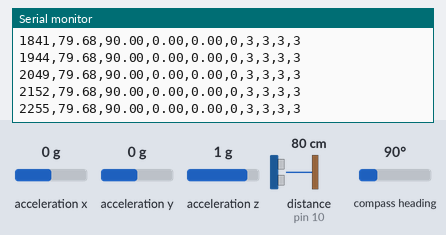
Bench run of a sketch on a simulated Arduino Uno, built with avr-gcc and run on an emulated ATmega328P. On the bench: the last lines printed to the serial monitor. Wiring (inferred from the names in the program): ultrasonic range finder: trigger pin 9; echo pin 10. The test bench sets the inputs (shaded band); at power-on: acceleration x 0 g, distance to the obstacle (sensor on pin 10) 80 cm, acceleration y 0 g, acceleration z 1 g, compass heading 90°. The echo pulse lasts 58.3 µs per cm.

Above: at 2.3 s.
2.4 s: acceleration x set to -1.4 g
At 2.47 s:
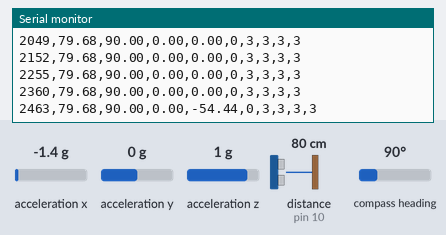
3.9 s: distance to the obstacle (sensor on pin 10) set to 2 cm
At 3.93 s:
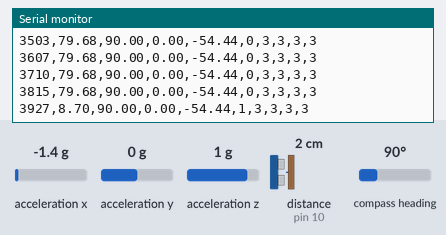
5.4 s: acceleration y set to -1.4 g
At 5.45 s:
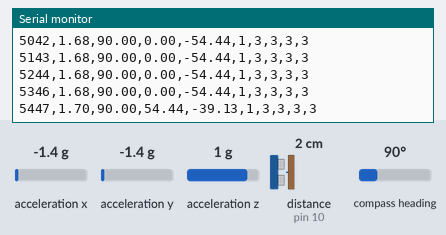
6.9 s: acceleration z set to -1.4 g
At 6.97 s:
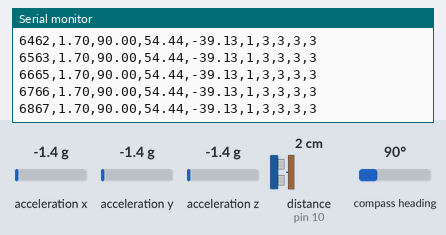
8.4 s: distance to the obstacle (sensor on pin 10) set to 4 cm
At 8.4 s:
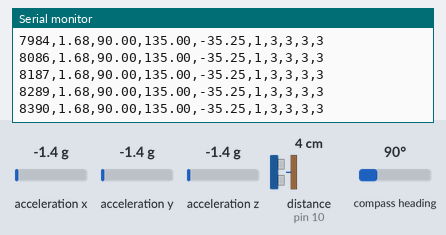
9.9 s: compass heading set to 7°
At 9.93 s:
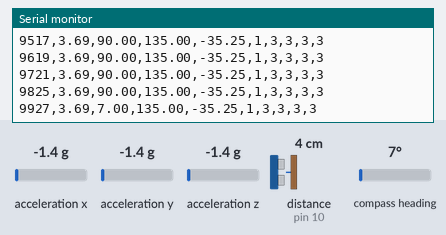
Timing chart, 0 to 12.9 s (numbered marks = the images above; inputs shaded):
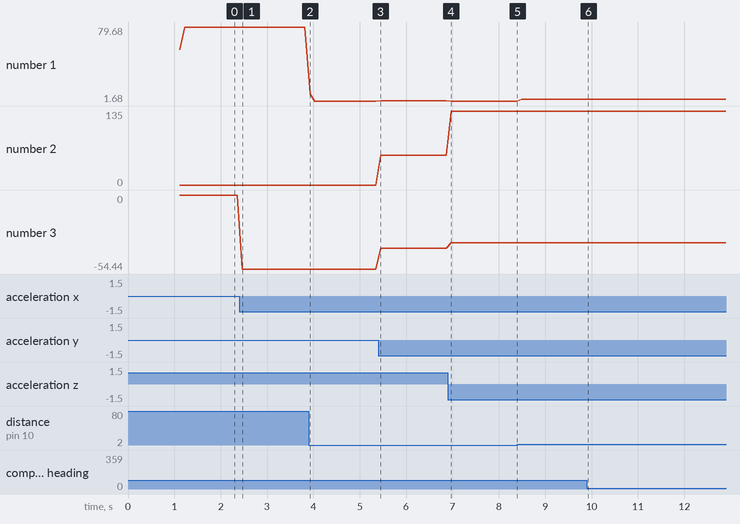

Measured:
- after the input at 2.4 s, the serial monitor: prints a new line after 0.06 s (image 1)
- after the input at 3.9 s, the serial monitor: prints a new line at once (image 2)
- after the input at 5.4 s, the serial monitor: prints a new line after 0.05 s (image 3)
- after the input at 9.9 s, the serial monitor: prints a new line at once (image 6)
- plotted number 1: 79.68 → 1.68 after the input at 3.9 s, 1.68 → 1.7 after the input at 5.4 s, 1.68 → 3.69 after the input at 8.4 s
- plotted number 2: 0 → 54.44 after the input at 5.4 s, 54.44 → 135 after the input at 6.9 s
- plotted number 3: 0 → -54.44 after the input at 2.4 s, -54.44 → -39.13 after the input at 5.4 s, -39.13 → -35.25 after the input at 6.9 s

The sketch:

Project2.ino
```cpp
#include <Wire.h>
#include <Adafruit_Sensor.h>
#include <Adafruit_BNO055.h>
#include <utility/imumaths.h>

// Pin Definitions
const int trigPin = 9;
const int echoPin = 10;

// Constants
const float OBSTACLE_THRESHOLD = 30.0;  // cm
const unsigned long LOG_INTERVAL = 100;  // Log every 100ms

// Sensor object
Adafruit_BNO055 bno = Adafruit_BNO055(55);

unsigned long lastLogTime = 0;

void setup() {
  Serial.begin(115200);
  while (!Serial) delay(10);  // Wait for Serial Monitor

  // Initialize pins
  pinMode(trigPin, OUTPUT);
  pinMode(echoPin, INPUT);

  // Initialize BNO055
  if (!bno.begin()) {
    Serial.println("Failed to find BNO055 chip");
    while (1) {
      delay(10);
    }
  }

  delay(1000);

  // Use external crystal for better accuracy
  bno.setExtCrystalUse(true);

  // Print calibration status
  displayCalStatus();

  // Print CSV header
  Serial.println("Time(ms),Distance(cm),Heading,Roll,Pitch,Obstacle_Detected,Sys_Cal,Gyro_Cal,Accel_Cal,Mag_Cal");

  delay(100);
}

void loop() {
  // Read sensor data
  float distance = getFilteredDistance();
  sensors_event_t event;
  bno.getEvent(&event);

  // Get calibration status
  uint8_t system, gyro, accel, mag;
  bno.getCalibration(&system, &gyro, &accel, &mag);

  // Log data at specified interval
  unsigned long currentTime = millis();
  if (currentTime - lastLogTime >= LOG_INTERVAL) {
    bool obstacleDetected = (distance < OBSTACLE_THRESHOLD);

    // Log all data
    Serial.print(currentTime);
    Serial.print(",");
    Serial.print(distance);
    Serial.print(",");
    Serial.print(event.orientation.x); // Heading
    Serial.print(",");
    Serial.print(event.orientation.z); // Roll
    Serial.print(",");
    Serial.print(event.orientation.y); // Pitch
    Serial.print(",");
    Serial.print(obstacleDetected ? "1" : "0");
    Serial.print(",");
    Serial.print(system);
    Serial.print(",");
    Serial.print(gyro);
    Serial.print(",");
    Serial.print(accel);
    Serial.print(",");
    Serial.println(mag);

    lastLogTime = currentTime;
  }

  delay(10);  // Small delay for stability
}

float getFilteredDistance() {
  static float lastDistance = 0;
  float currentDistance;

  // Get raw distance
  digitalWrite(trigPin, LOW);
  delayMicroseconds(2);
  digitalWrite(trigPin, HIGH);
  delayMicroseconds(10);
  digitalWrite(trigPin, LOW);

  float duration = pulseIn(echoPin, HIGH);
  currentDistance = (duration * 0.0343) / 2;

  // Simple low-pass filter
  currentDistance = (0.7 * currentDistance) + (0.3 * lastDistance);
  lastDistance = currentDistance;

  return currentDistance;
}

void displayCalStatus(void) {
  uint8_t system, gyro, accel, mag;
  bno.getCalibration(&system, &gyro, &accel, &mag);

  Serial.println("\nCalibration Status:");
  Serial.print("System: ");
  Serial.println(system);
  Serial.print("Gyro: ");
  Serial.println(gyro);
  Serial.print("Accel: ");
  Serial.println(accel);
  Serial.print("Mag: ");
  Serial.println(mag);
}
```

imu_funcs.ino
```cpp

```
